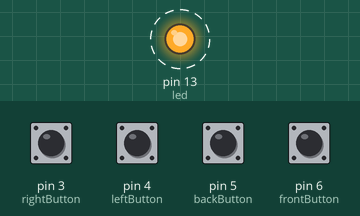
Recording of a sketch running on a simulated Arduino Uno, built with avr-gcc and run on an emulated ATmega328P. Shown: output pins drawn as LEDs (lit = HIGH). Dashed ring = blinking. Inputs (shaded band) come from the test bench; at power-on: pin 3 (rightButton), pin 4 (leftButton), pin 5 (backButton), pin 6 (frontButton) HIGH. No radio packets arrive unless stated; what the sketch prints to the serial monitor is not drawn.

Above: at 0.2 s.
Timing chart, 0 to 3.0 s (numbered marks = the images above):
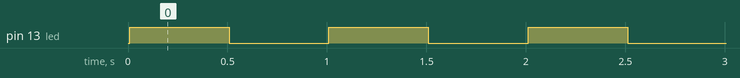

Measured:
- by itself, pin 13 (led): alternates HIGH for 0.50 s and LOW for 0.50 s

The sketch:

codigoControle.ino
```cpp
#include <SPI.h>
#include <RF24.h>

RF24 radio(7,8);
const byte address[6] = "00001";

const int frontButton = 6; //pressing button moves toy car forward
const int backButton = 5;  //pressing button moves toy car backward
const int leftButton = 4;  //pressing button moves toy car to left
const int rightButton = 3; //pressing button moves toy car to right
const int led = 13;

void setup() {
      // put your setup code here, to run once:
      pinMode(frontButton,INPUT_PULLUP);
      pinMode(backButton,INPUT_PULLUP);
      pinMode(leftButton,INPUT_PULLUP);
      pinMode(rightButton,INPUT_PULLUP);
      pinMode(led,OUTPUT);
      Serial.begin(9600);

      radio.begin();
      Serial.println("checking if chip connected");
      bool check = radio.isChipConnected();
      Serial.print("check-");
      Serial.println(check);

      radio.openWritingPipe(address);
      radio.setPALevel(RF24_PA_HIGH);
      radio.stopListening();
}

void loop() {
      // put your main code here, to run repeatedly:
      int message[4];

      message[0] = digitalRead(frontButton);
      message[1] = digitalRead(backButton);
      message[2] = digitalRead(leftButton);
      message[3] = digitalRead(rightButton);
      int i;
      for (i = 0; i < 4; i = i + 1) {
            Serial.print(message[i]);
      }
      Serial.println("Transmitted");
      radio.write(&message,sizeof(message));

      digitalWrite(led,HIGH);
      delay(500);       //You can play with this number
      digitalWrite(led,LOW);
      delay(500);
}
```
